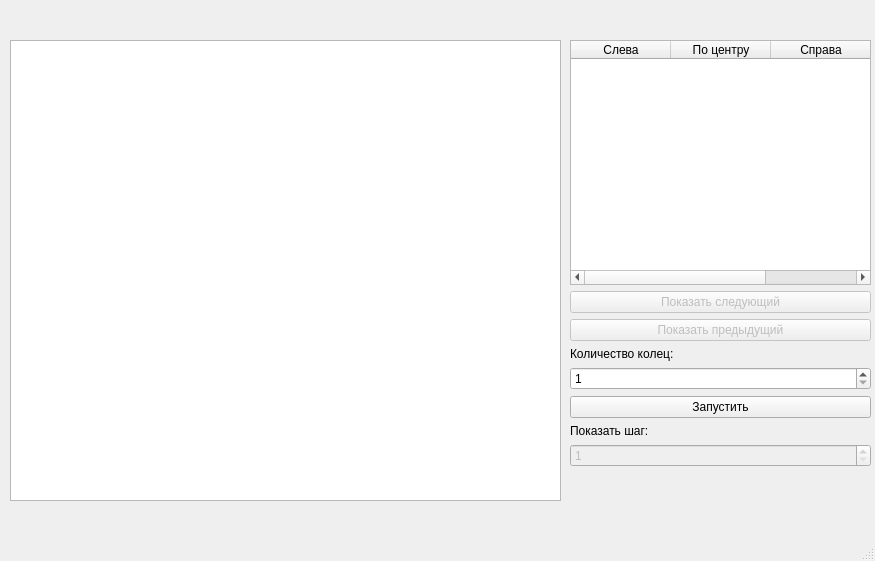
<?xml version="1.0" encoding="UTF-8"?>
<ui version="4.0">
 <class>MainWindow</class>
 <widget class="QMainWindow" name="MainWindow">
  <property name="enabled">
   <bool>true</bool>
  </property>
  <property name="geometry">
   <rect>
    <x>0</x>
    <y>0</y>
    <width>875</width>
    <height>561</height>
   </rect>
  </property>
  <property name="windowTitle">
   <string>MainWindow</string>
  </property>
  <widget class="QWidget" name="centralwidget">
   <widget class="QWidget" name="">
    <property name="geometry">
     <rect>
      <x>10</x>
      <y>40</y>
      <width>551</width>
      <height>461</height>
     </rect>
    </property>
    <layout class="QVBoxLayout" name="verticalLayout_5">
     <item>
      <layout class="QHBoxLayout" name="horizontalLayout">
       <item>
        <widget class="QGraphicsView" name="graphicsView"/>
       </item>
      </layout>
     </item>
    </layout>
   </widget>
   <widget class="QWidget" name="">
    <property name="geometry">
     <rect>
      <x>570</x>
      <y>40</y>
      <width>301</width>
      <height>427</height>
     </rect>
    </property>
    <layout class="QVBoxLayout" name="verticalLayout_4">
     <item>
      <widget class="QTableWidget" name="tableWidget">
       <property name="enabled">
        <bool>true</bool>
       </property>
       <column>
        <property name="text">
         <string>Слева</string>
        </property>
       </column>
       <column>
        <property name="text">
         <string>По центру</string>
        </property>
       </column>
       <column>
        <property name="text">
         <string>Справа</string>
        </property>
       </column>
      </widget>
     </item>
     <item>
      <widget class="QPushButton" name="pushButton_P">
       <property name="enabled">
        <bool>false</bool>
       </property>
       <property name="text">
        <string>Показать следующий</string>
       </property>
      </widget>
     </item>
     <item>
      <widget class="QPushButton" name="pushButton_N">
       <property name="enabled">
        <bool>false</bool>
       </property>
       <property name="text">
        <string>Показать предыдущий</string>
       </property>
       <property name="checkable">
        <bool>false</bool>
       </property>
      </widget>
     </item>
     <item>
      <layout class="QVBoxLayout" name="verticalLayout_3"/>
     </item>
     <item>
      <layout class="QVBoxLayout" name="verticalLayout">
       <item>
        <widget class="QLabel" name="label">
         <property name="text">
          <string>Количество колец:</string>
         </property>
        </widget>
       </item>
       <item>
        <widget class="QSpinBox" name="spinBox">
         <property name="minimum">
          <number>1</number>
         </property>
         <property name="maximum">
          <number>15</number>
         </property>
        </widget>
       </item>
       <item>
        <widget class="QPushButton" name="pushButton">
         <property name="text">
          <string>Запустить</string>
         </property>
        </widget>
       </item>
      </layout>
     </item>
     <item>
      <widget class="QLabel" name="label_2">
       <property name="text">
        <string>Показать шаг:</string>
       </property>
      </widget>
     </item>
     <item>
      <layout class="QVBoxLayout" name="verticalLayout_2">
       <item>
        <widget class="QSpinBox" name="spinBox_2">
         <property name="enabled">
          <bool>false</bool>
         </property>
         <property name="minimum">
          <number>1</number>
         </property>
        </widget>
       </item>
      </layout>
     </item>
    </layout>
   </widget>
  </widget>
  <widget class="QMenuBar" name="menubar">
   <property name="geometry">
    <rect>
     <x>0</x>
     <y>0</y>
     <width>875</width>
     <height>22</height>
    </rect>
   </property>
  </widget>
  <widget class="QStatusBar" name="statusbar"/>
 </widget>
 <resources/>
 <connections/>
</ui>
